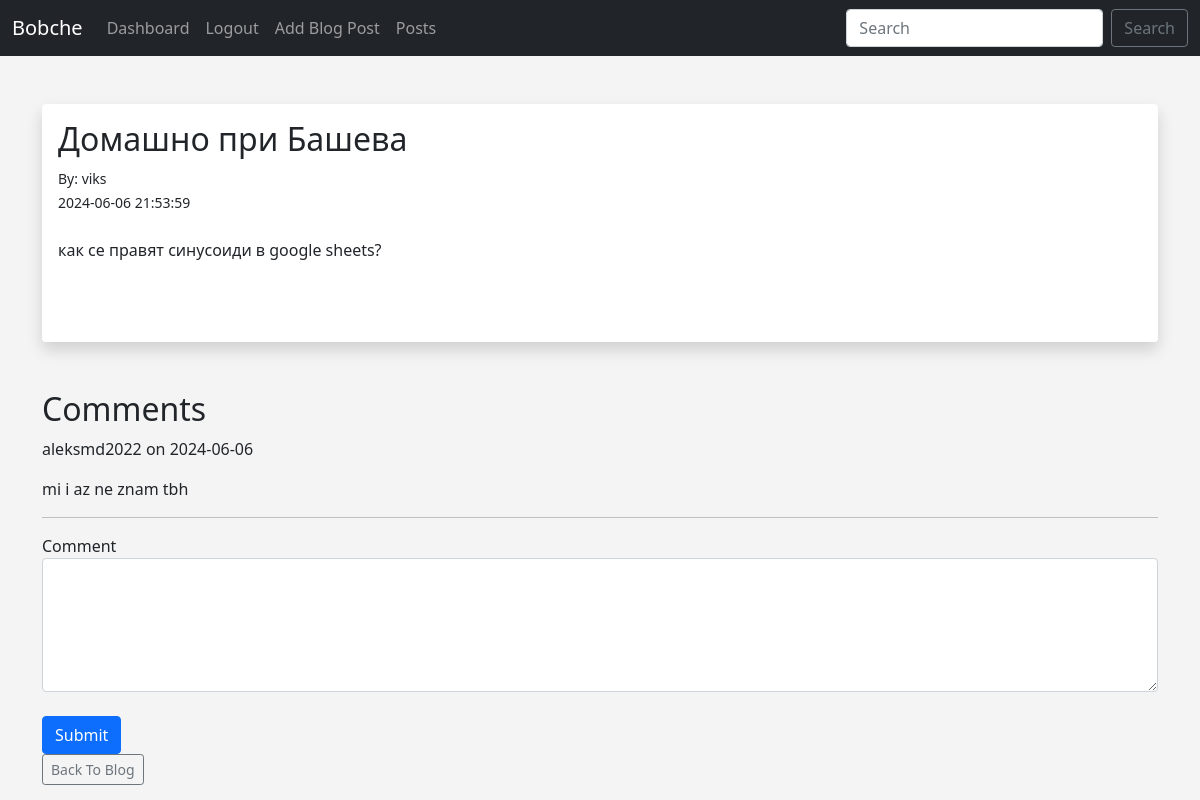
/posts/1 (signed in), run on the app's committed database.
### app.py (models this page shows, shortened)
class Posts(db.Model):
    id = db.Column(db.Integer, primary_key=True)
    title = db.Column(db.String(255))
    content = db.Column(db.Text)
    author = db.Column(db.String(255))
    slug = db.Column(db.String(255))
    date_posted = db.Column(db.DateTime(timezone=True), default=func.now())
    poster_id = db.Column(db.Integer, db.ForeignKey('users.id'))
    comments = db.relationship('Comment', backref='post')

class Users(db.Model, UserMixin):
    id = db.Column(db.Integer, primary_key=True)
    username = db.Column(db.String(20), nullable=False, unique=True)
    name = db.Column(db.String(200), nullable=False)
    email = db.Column(db.String(120), nullable=False, unique=True)
    password_hash = db.Column(db.String(128))
    posts = db.relationship('Posts', backref='poster')
    comments = db.relationship("Comment", backref='poster')
    @property
    def password(self):
        raise AttributeError('password is not a readable attribute')

class Comment(db.Model):
    id = db.Column(db.Integer, primary_key=True)
    content = db.Column(db.String(200), nullable=False)
    author = db.Column(db.String(255))
    date_posted = db.Column(db.DateTime(timezone=True), default=func.now())
    poster_id = db.Column(db.Integer, db.ForeignKey('users.id'))
    post_id = db.Column(db.Integer, db.ForeignKey('posts.id'), nullable=False)

### app.py (the view)
@app.route('/posts/<int:id>', methods=['GET', 'POST'])
def post(id):
    post = Posts.query.get_or_404(id)
    comments = Comment.query.filter_by(post_id=id).order_by(Comment.date_posted.desc()).all()
    form = CommentForm()
    if form.validate_on_submit():
        comment = Comment(content=form.content.data, author=current_user.username, post_id=id, poster_id=current_user.id)
        db.session.add(comment)
        db.session.commit()
        flash('Your comment has been added!', 'success')
        return redirect(url_for('post', id=post.id))
    return render_template('post.html', post=post, comments=comments, form=form)

### webforms.py
class CommentForm(FlaskForm):
	content = CKEditorField('Comment', validators=[DataRequired()])
	submit = SubmitField('Submit')

class SearchForm(FlaskForm):
	searched = StringField("Searched", validators=[DataRequired()])
	submit = SubmitField("Submit")

### app.py (called while the page is built)
@login_manager.user_loader
def load_user(user_id):
	return Users.query.get(int(user_id))

@app.context_processor
def base():
	form = SearchForm()
	return dict(form=form)

### templates/post.html (shortened to what this page needs)
{% extends 'base.html' %}
{% block content %}
<br/>
<div class="shadow p-3 mb-5 bg-body rounded">
	<h2>{{ post.title }}</h2>
	<small>By: {{ post.poster.name }}<br/>
	{{ post.date_posted }}</small> <br/><br/>
	{{ post.content|safe }}<br/><br/>
</div>
<h2>Comments</h2>
{% for comment in comments %}
    <p>{{ comment.author }} on {{ comment.date_posted.strftime('%Y-%m-%d') }}</p>
    <p>{{ comment.content }}</p>
    <hr>
{% endfor %}
{% if current_user.is_authenticated %}
    <form method="POST" action="">
        <div class="form-group">
            {{ form.content.label }}<br>
            {{ form.content(rows=5, class_="form-control") }}<br>
        </div>
        <div class="form-group">
            {{ form.submit(class_="btn btn-primary") }}
        </div>
    </form>
{% else %}
    <p>You must be logged in to comment. <a href="{{ url_for('login') }}">Login</a></p>
{% endif %}
<a href="{{ url_for('posts')}}" class="btn btn-outline-secondary btn-sm">Back To Blog</a>
{% endblock %}

### static/style.css (style rules this page uses)
body { background: #f4f4f4; }

### data on the page
Posts: title "Домашно при Башева", date_posted "2024-06-06 21:53:59", content "как се правят синусоиди в google sheets?"
Users: poster.name "viks"
Comment: author "aleksmd2022", date_posted "2024-06-06", content "mi i az ne znam tbh"
